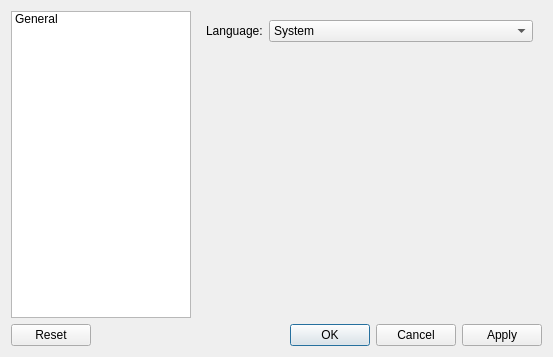
<?xml version="1.0" encoding="UTF-8"?>
<ui version="4.0">
 <class>SettingsDialog</class>
 <widget class="QDialog" name="SettingsDialog">
  <property name="geometry">
   <rect>
    <x>0</x>
    <y>0</y>
    <width>553</width>
    <height>357</height>
   </rect>
  </property>
  <property name="windowTitle">
   <string>Settings</string>
  </property>
  <layout class="QVBoxLayout" name="verticalLayout">
   <item>
    <layout class="QHBoxLayout" name="horizontalLayout">
     <item>
      <widget class="QListWidget" name="listWidget">
       <property name="sizePolicy">
        <sizepolicy hsizetype="Minimum" vsizetype="Preferred">
         <horstretch>0</horstretch>
         <verstretch>0</verstretch>
        </sizepolicy>
       </property>
       <property name="maximumSize">
        <size>
         <width>180</width>
         <height>16777215</height>
        </size>
       </property>
       <item>
        <property name="text">
         <string>General</string>
        </property>
       </item>
      </widget>
     </item>
     <item>
      <widget class="QStackedWidget" name="stackedWidget">
       <property name="sizePolicy">
        <sizepolicy hsizetype="Preferred" vsizetype="Preferred">
         <horstretch>0</horstretch>
         <verstretch>0</verstretch>
        </sizepolicy>
       </property>
       <property name="currentIndex">
        <number>0</number>
       </property>
       <widget class="QWidget" name="page_general">
        <layout class="QGridLayout" name="gridLayout">
         <item row="0" column="0">
          <layout class="QFormLayout" name="formLayout">
           <item row="0" column="0">
            <widget class="QLabel" name="label">
             <property name="text">
              <string>Language:</string>
             </property>
            </widget>
           </item>
           <item row="0" column="1">
            <widget class="QComboBox" name="comboBox">
             <item>
              <property name="text">
               <string>System</string>
              </property>
             </item>
             <item>
              <property name="text">
               <string>English</string>
              </property>
             </item>
             <item>
              <property name="text">
               <string>Chinese</string>
              </property>
             </item>
            </widget>
           </item>
          </layout>
         </item>
        </layout>
       </widget>
      </widget>
     </item>
    </layout>
   </item>
   <item>
    <widget class="QDialogButtonBox" name="buttonBox">
     <property name="orientation">
      <enum>Qt::Horizontal</enum>
     </property>
     <property name="standardButtons">
      <set>QDialogButtonBox::Apply|QDialogButtonBox::Cancel|QDialogButtonBox::Ok|QDialogButtonBox::Reset</set>
     </property>
     <property name="centerButtons">
      <bool>false</bool>
     </property>
    </widget>
   </item>
  </layout>
 </widget>
 <resources/>
 <connections/>
</ui>
